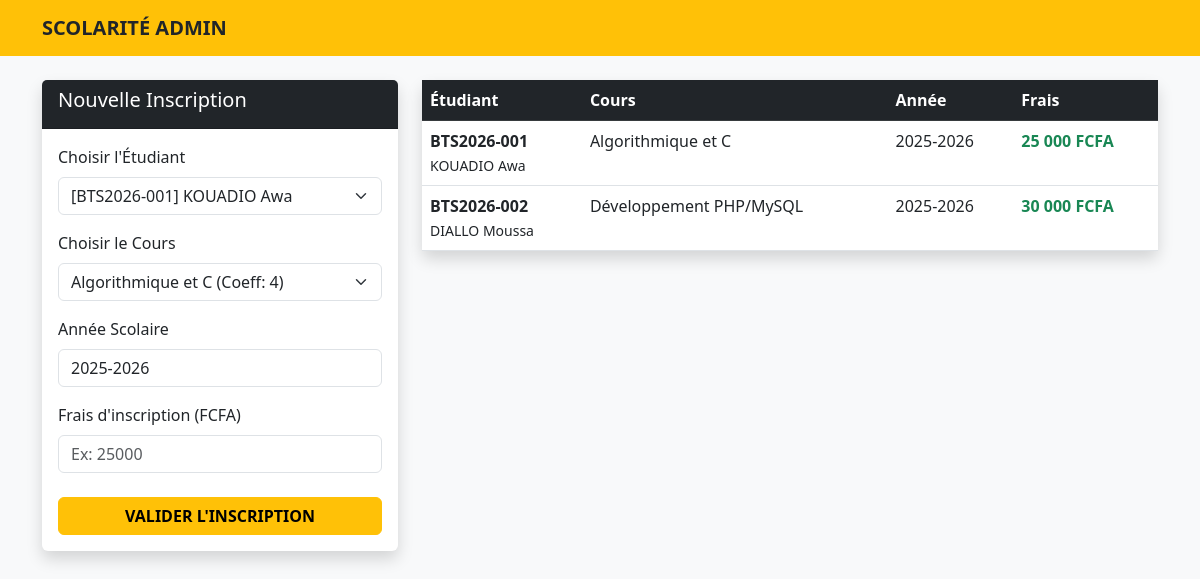
/04_ARSENAL_CRUD_ULTRA_RAPIDE/NIVEAU_3_LIAISON_N_N/inscription_gestion.php, run on the app's committed database.
### tables this page shows
CREATE TABLE inscription (
    id_etu INT,
    id_cours INT,
    annee_scolaire VARCHAR(10) NOT NULL,  
    date_inscription DATE NOT NULL,
    montant_frais DECIMAL(10,2) DEFAULT 0,
    PRIMARY KEY (id_etu, id_cours, annee_scolaire),
    FOREIGN KEY (id_etu) REFERENCES etudiant(id_etu) ON DELETE CASCADE,
    FOREIGN KEY (id_cours) REFERENCES cours(id_cours) ON DELETE CASCADE
);

CREATE TABLE etudiant (
    id_etu INT AUTO_INCREMENT PRIMARY KEY,
    matricule VARCHAR(20) UNIQUE NOT NULL,
    nom VARCHAR(50) NOT NULL,
    prenom VARCHAR(50) NOT NULL,
    date_naissance DATE,
    sexe ENUM('M', 'F') NOT NULL,
    telephone VARCHAR(15)
);

CREATE TABLE cours (
    id_cours INT AUTO_INCREMENT PRIMARY KEY,
    code_cours VARCHAR(10) UNIQUE NOT NULL,
    libelle VARCHAR(100) NOT NULL,
    coefficient INT DEFAULT 1
);

### 04_ARSENAL_CRUD_ULTRA_RAPIDE/NIVEAU_3_LIAISON_N_N/inscription_gestion.php (the view, shortened to what this page needs)
<?php
include 'db.php';
$sql = "SELECT e.matricule, e.nom, e.prenom, c.libelle, i.annee_scolaire, i.montant_frais
        FROM inscription i
        JOIN etudiant e ON i.id_etu = e.id_etu
        JOIN cours c ON i.id_cours = c.id_cours
        ORDER BY i.annee_scolaire DESC";
$inscriptions = $pdo->query($sql)->fetchAll();
$etudiants = $pdo->query("SELECT * FROM etudiant")->fetchAll();
$cours = $pdo->query("SELECT * FROM cours")->fetchAll();
?>
<!DOCTYPE html>
<html lang="fr">
<head>
    <link href="https://cdn.jsdelivr.net/npm/bootstrap@5.3.0/dist/css/bootstrap.min.css" rel="stylesheet">
</head>
<body class="bg-light">
<nav class="navbar navbar-expand-lg navbar-dark bg-warning mb-4">
    <div class="container"><a class="navbar-brand text-dark fw-bold" href="index.php">SCOLARITÉ ADMIN</a></div>
</nav>
<div class="container">
    <div class="row">
        <div class="col-md-4">
            <div class="card shadow border-0">
                <div class="card-header bg-dark text-white"><h5>Nouvelle Inscription</h5></div>
                <div class="card-body">
                    <form method="POST">
                        <label class="form-label">Choisir l'Étudiant</label>
                        <select name="id_etu" class="form-select mb-3" required>
                            <?php foreach($etudiants as $e): ?>
                                <option value="<?= $e['id_etu'] ?>">[<?= $e['matricule'] ?>] <?= $e['nom'] ?> <?= $e['prenom'] ?></option>
                            <?php endforeach; ?>
                        </select>
                        <label class="form-label">Choisir le Cours</label>
                        <select name="id_cours" class="form-select mb-3" required>
                            <?php foreach($cours as $c): ?>
                                <option value="<?= $c['id_cours'] ?>"><?= $c['libelle'] ?> (Coeff: <?= $c['coefficient'] ?>)</option>
                            <?php endforeach; ?>
                        </select>
                        <label class="form-label">Année Scolaire</label>
                        <input type="text" name="annee" class="form-control mb-3" value="2025-2026" required>
                        <label class="form-label">Frais d'inscription (FCFA)</label>
                        <input type="number" name="frais" class="form-control mb-4" placeholder="Ex: 25000" required>
                        <button type="submit" name="inscrire" class="btn btn-warning w-100 fw-bold">VALIDER L'INSCRIPTION</button>
                    </form>
                </div>
            </div>
        </div>
        <div class="col-md-8">
            <div class="card shadow border-0">
                <table class="table table-hover mb-0">
                    <thead class="table-dark">
                        <tr>
                            <th>Étudiant</th>
                            <th>Cours</th>
                            <th>Année</th>
                            <th>Frais</th>
                        </tr>
                    </thead>
                    <tbody>
                        <?php foreach($inscriptions as $i): ?>
                        <tr>
                            <td><strong><?= $i['matricule'] ?></strong><br><small><?= $i['nom'] ?> <?= $i['prenom'] ?></small></td>
                            <td><?= $i['libelle'] ?></td>
                            <td><?= $i['annee_scolaire'] ?></td>
                            <td class="text-success fw-bold"><?= number_format($i['montant_frais'], 0, ',', ' ') ?> FCFA</td>
                        </tr>
                        <?php endforeach; ?>
                    </tbody>
                </table>
            </div>
        </div>
    </div>
</div>
</body>
</html>

### data on the page
inscription: id_etu.matricule "BTS2026-001", id_etu.nom "KOUADIO", id_etu.prenom "Awa", id_cours.libelle "Algorithmique et C", annee_scolaire "2025-2026", montant_frais "25 000"
inscription: id_etu.matricule "BTS2026-002", id_etu.nom "DIALLO", id_etu.prenom "Moussa", id_cours.libelle "Développement PHP/MySQL", annee_scolaire "2025-2026", montant_frais "30 000"

### other printed values
form field id_cours "Algorithmique et C (Coeff: 4)"
